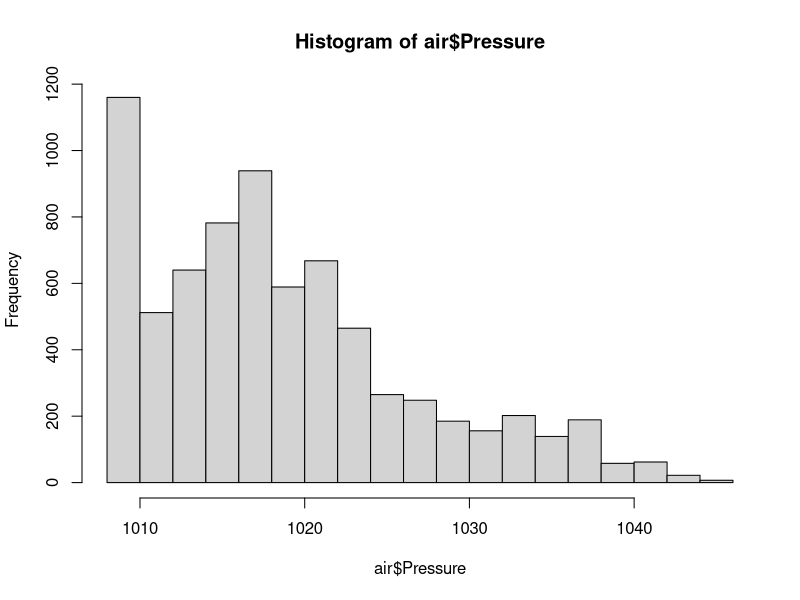
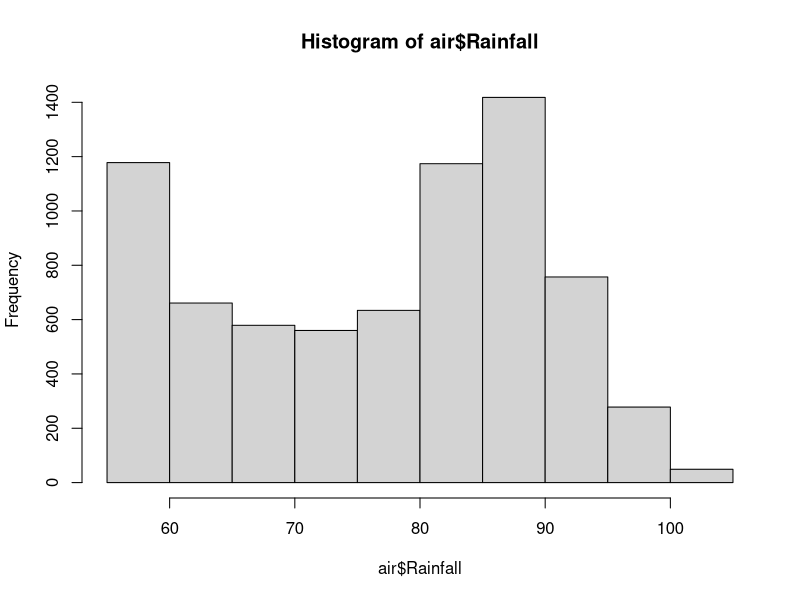
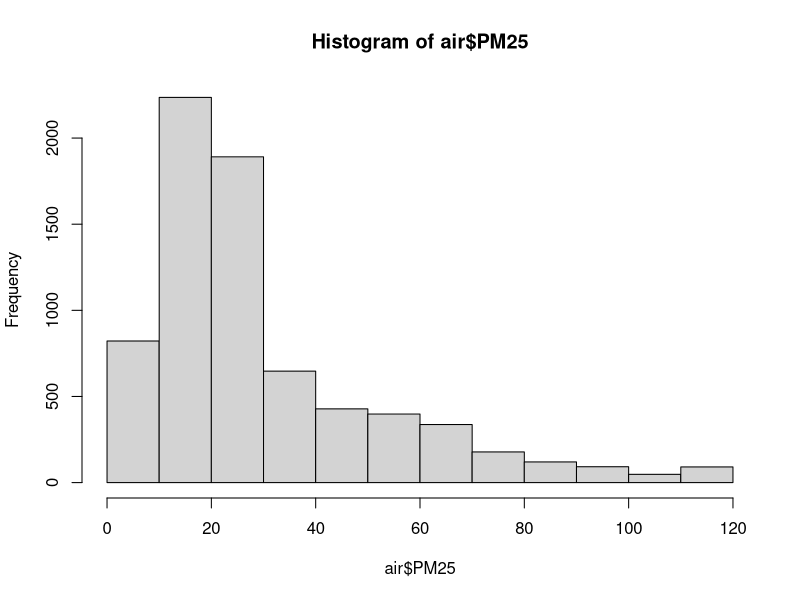
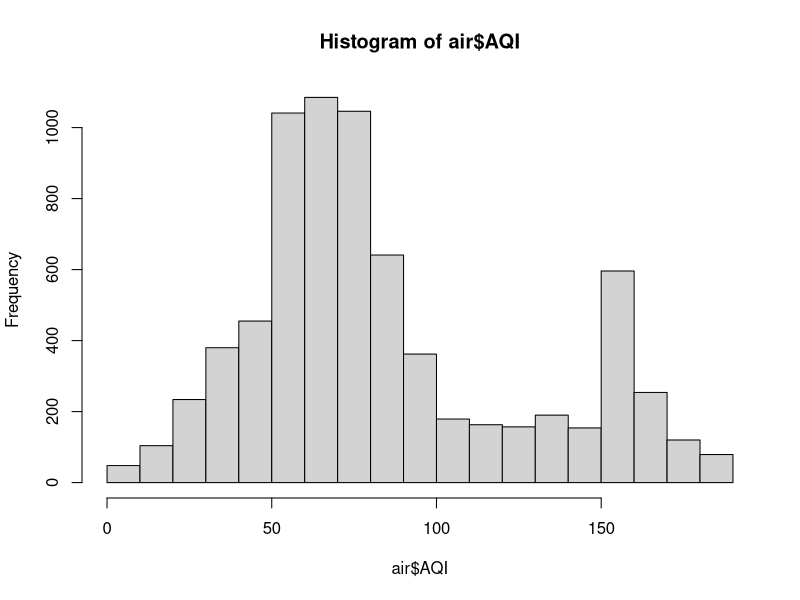

Source code (R) for these figures, in order: (Note: this script raises an error after producing the figures.)
# add library and read data
library(tidyverse)
air <- read_csv("data.csv")
summary(air)

# removed the outliers in Pressure 
hist(air$Pressure)
uv <-  quantile(air$Pressure , .1)
air$Pressure[air$Pressure < uv] <- uv
summary(air$Pressure)

# removed the outliers in Rainfall
hist(air$Rainfall)
quantile(air$Rainfall, .1)
vu <- quantile(air$Rainfall, .1)
air$Rainfall[air$Rainfall < vu] <- vu

# removed the outliers in PM25
summary(air$PM25)
hist(air$PM25)
quantile(air$PM25,.99)
lv <- quantile(air$PM25,.99)
air$PM25[air$PM25 > lv] <- lv

# removed the outliers in AQI
summary(air$AQI)
hist(air$AQI)
quantile(air$AQI,.99)
ls <-quantile(air$AQI,.99)
air$AQI[air$AQI > ls] <- ls

# write into a csv
write_csv(air, "data.csv")
